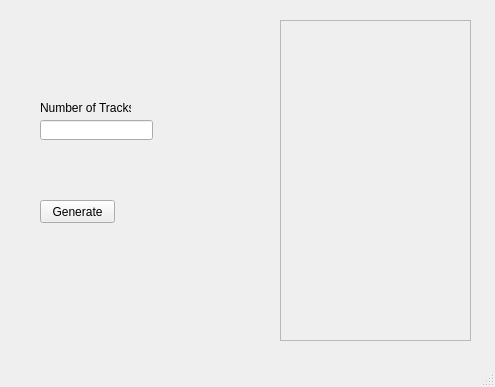
<?xml version="1.0" encoding="UTF-8"?>
<ui version="4.0">
 <class>MainWindow</class>
 <widget class="QMainWindow" name="MainWindow">
  <property name="geometry">
   <rect>
    <x>0</x>
    <y>0</y>
    <width>495</width>
    <height>387</height>
   </rect>
  </property>
  <property name="windowTitle">
   <string>Vlad's DJ Setlist Generator</string>
  </property>
  <property name="windowIcon">
   <iconset>
    <normaloff>C:/Users/Vlad/Desktop/DJ.PNG</normaloff>C:/Users/Vlad/Desktop/DJ.PNG</iconset>
  </property>
  <widget class="QWidget" name="centralwidget">
   <widget class="QPushButton" name="generate_button">
    <property name="geometry">
     <rect>
      <x>40</x>
      <y>200</y>
      <width>75</width>
      <height>23</height>
     </rect>
    </property>
    <property name="text">
     <string>Generate</string>
    </property>
   </widget>
   <widget class="QScrollArea" name="scrollArea">
    <property name="geometry">
     <rect>
      <x>280</x>
      <y>20</y>
      <width>191</width>
      <height>321</height>
     </rect>
    </property>
    <property name="widgetResizable">
     <bool>true</bool>
    </property>
    <widget class="QWidget" name="scrollAreaWidgetContents">
     <property name="geometry">
      <rect>
       <x>0</x>
       <y>0</y>
       <width>189</width>
       <height>319</height>
      </rect>
     </property>
    </widget>
   </widget>
   <widget class="QLabel" name="label">
    <property name="geometry">
     <rect>
      <x>40</x>
      <y>100</y>
      <width>91</width>
      <height>16</height>
     </rect>
    </property>
    <property name="text">
     <string>Number of Tracks:</string>
    </property>
   </widget>
   <widget class="QLineEdit" name="tracks_nr_input">
    <property name="geometry">
     <rect>
      <x>40</x>
      <y>120</y>
      <width>113</width>
      <height>20</height>
     </rect>
    </property>
   </widget>
  </widget>
  <widget class="QMenuBar" name="menubar">
   <property name="geometry">
    <rect>
     <x>0</x>
     <y>0</y>
     <width>495</width>
     <height>21</height>
    </rect>
   </property>
  </widget>
  <widget class="QStatusBar" name="statusbar"/>
 </widget>
 <resources/>
 <connections/>
</ui>
